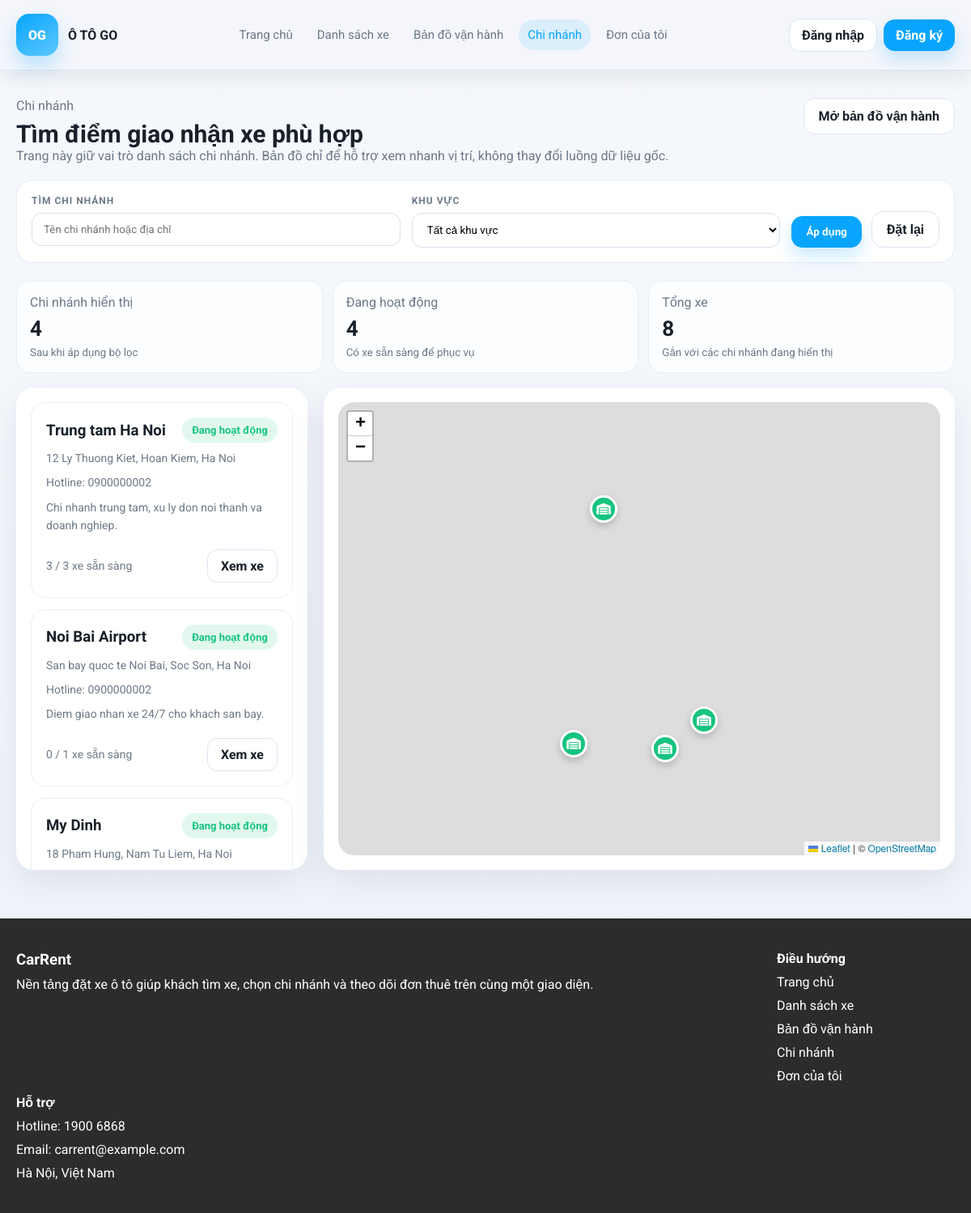
The page /index.php?chuyen_trang=chiNhanh on the database its author committed.
### tables this page shows
CREATE TABLE chi_nhanh (
    id INT AUTO_INCREMENT PRIMARY KEY,
    nguoi_cho_thue_id INT NOT NULL,
    ten_chi_nhanh VARCHAR(150) NOT NULL,
    dia_chi VARCHAR(255) NOT NULL,
    vi_do DECIMAL(10,7) NOT NULL,
    kinh_do DECIMAL(10,7) NOT NULL,
    mo_ta TEXT,
    created_at DATETIME DEFAULT CURRENT_TIMESTAMP,
    CONSTRAINT fk_chi_nhanh_nguoi_cho_thue FOREIGN KEY (nguoi_cho_thue_id) REFERENCES nguoi_dung(id) ON DELETE CASCADE
);

CREATE TABLE nguoi_dung (
    id INT AUTO_INCREMENT PRIMARY KEY,
    ho_ten VARCHAR(150) NOT NULL,
    email VARCHAR(150) NOT NULL UNIQUE,
    mat_khau VARCHAR(255) NOT NULL,
    so_dien_thoai VARCHAR(20) DEFAULT NULL,
    dia_chi VARCHAR(255) DEFAULT NULL,
    cccd VARCHAR(20) DEFAULT NULL,
    vai_tro ENUM('admin', 'nguoi_cho_thue', 'khach_hang') NOT NULL DEFAULT 'khach_hang',
    created_at DATETIME DEFAULT CURRENT_TIMESTAMP
);

### includes/bootstrap.php (called while the page is built, shortened)
<?php
function esc($value)
{
    return htmlspecialchars((string) $value, ENT_QUOTES, "UTF-8");
}
?>

### branches/chiNhanh.php (the view, shortened to what this page needs)
<?php
$tuKhoaChiNhanh = trim($_GET["q"] ?? "");
$sqlChiNhanh = "SELECT
        c.*,
        n.so_dien_thoai,
        COUNT(x.id) AS tong_xe,
        SUM(CASE WHEN x.trang_thai = 'san_sang' THEN 1 ELSE 0 END) AS xe_san_sang
    FROM chi_nhanh c
    LEFT JOIN nguoi_dung n ON c.nguoi_cho_thue_id = n.id
    LEFT JOIN xe x ON x.chi_nhanh_id = c.id
    GROUP BY c.id
    ORDER BY c.id ASC";
$ketQuaChiNhanh = mysqli_query($conn, $sqlChiNhanh);
$danhSachChiNhanh = [];
$soChiNhanhHoatDong = 0;
$tongXeTheoLoc = 0;
while ($dongChiNhanh = mysqli_fetch_assoc($ketQuaChiNhanh)) {
    $tachDiaChi = array_values(array_filter(array_map("trim", explode(",", (string) $dongChiNhanh["dia_chi"]))));
    $khuVuc = $tachDiaChi ? $tachDiaChi[count($tachDiaChi) - 1] : "";
    $trangThai = (int) $dongChiNhanh["tong_xe"] > 0 ? "dang_hoat_dong" : "tam_ngung";
    $tenTrangThai = $trangThai;
    $mauTrangThai = "mau-xanh";
    if ($trangThai === "dang_hoat_dong") {
        $tenTrangThai = "Đang hoạt động";
        $mauTrangThai = "mau-xanh";
    } elseif ($trangThai === "tam_ngung") {
        $tenTrangThai = "Tạm ngưng";
        $mauTrangThai = "mau-xam";
    }
    if ($trangThai === "dang_hoat_dong") {
        $soChiNhanhHoatDong++;
    }
    $tongXeTheoLoc += (int) $dongChiNhanh["tong_xe"];
    $danhSachChiNhanh[] = [
        "id" => (int) $dongChiNhanh["id"],
        "ten" => $dongChiNhanh["ten_chi_nhanh"],
        "dia_chi" => $dongChiNhanh["dia_chi"],
        "mo_ta" => $dongChiNhanh["mo_ta"] ?? "",
        "so_dien_thoai" => $dongChiNhanh["so_dien_thoai"] ?? "",
        "vi_do" => $dongChiNhanh["vi_do"],
        "kinh_do" => $dongChiNhanh["kinh_do"],
        "khu_vuc" => $khuVuc,
        "trang_thai" => $trangThai,
        "nhan_trang_thai" => $tenTrangThai,
        "mau_trang_thai" => $mauTrangThai,
        "tong_xe" => (int) $dongChiNhanh["tong_xe"],
        "xe_san_sang" => (int) $dongChiNhanh["xe_san_sang"],
    ];
}
?>
<section class="khung-trang-chi-nhanh">
    <div class="main__content">
        <div class="dau-muc-chi-nhanh">
            <div>
                <p>Chi nhánh</p>
                <h2>Tìm điểm giao nhận xe phù hợp</h2>
                <p>Trang này giữ vai trò danh sách chi nhánh. Bản đồ chỉ để hỗ trợ xem nhanh vị trí, không thay đổi luồng dữ liệu gốc.</p>
            </div>
            <a class="nut-ban-do-chi-nhanh" href="./index.php?chuyen_trang=banDoVanHanh">Mở bản đồ vận hành</a>
        </div>
        <form class="hop-loc-chi-nhanh" method="get">
            <div class="o-loc-chi-nhanh">
                <label>Tìm chi nhánh</label>
                <input type="text" name="q" value="<?php echo esc($tuKhoaChiNhanh); ?>" placeholder="Tên chi nhánh hoặc địa chỉ">
            </div>
            <div class="o-loc-chi-nhanh">
                <label>Khu vực</label>
                <select name="khu_vuc">
                    <option value="">Tất cả khu vực</option>
                </select>
            </div>
            <div class="cum-nut-loc-chi-nhanh">
                <button class="nut-ap-dung-chi-nhanh" type="submit">Áp dụng</button>
                <a class="nut-dat-lai-chi-nhanh" href="./index.php?chuyen_trang=chiNhanh">Đặt lại</a>
            </div>
        </form>
        <div class="cum-thong-ke-chi-nhanh">
            <article class="o-thong-ke-chi-nhanh">
                <span>Chi nhánh hiển thị</span>
                <strong><?php echo esc(count($danhSachChiNhanh)); ?></strong>
                <small style="color: var(--muted-color);">Sau khi áp dụng bộ lọc</small>
            </article>
            <article class="o-thong-ke-chi-nhanh">
                <span>Đang hoạt động</span>
                <strong><?php echo esc($soChiNhanhHoatDong); ?></strong>
                <small style="color: var(--muted-color);">Có xe sẵn sàng để phục vụ</small>
            </article>
            <article class="o-thong-ke-chi-nhanh">
                <span>Tổng xe</span>
                <strong><?php echo esc($tongXeTheoLoc); ?></strong>
                <small style="color: var(--muted-color);">Gắn với các chi nhánh đang hiển thị</small>
            </article>
        </div>
        <div class="khung-noi-dung-chi-nhanh">
            <div class="cot-danh-sach-chi-nhanh">
                <?php if (!$danhSachChiNhanh): ?>
                    <div class="ghi-chu-trong">Không tìm thấy chi nhánh phù hợp.</div>
                <?php else: ?>
                    <?php foreach ($danhSachChiNhanh as $dongChiNhanh): ?>
                        <article
                            class="the-chi-nhanh"
                            data-chi-nhanh-map="1"
                            <?php if ($dongChiNhanh["vi_do"] !== null && $dongChiNhanh["kinh_do"] !== null): ?>
                                data-lat="<?php echo esc($dongChiNhanh["vi_do"]); ?>"
                                data-lng="<?php echo esc($dongChiNhanh["kinh_do"]); ?>"
                                data-title="<?php echo esc($dongChiNhanh["ten"]); ?>"
                                data-address="<?php echo esc($dongChiNhanh["dia_chi"]); ?>"
                            <?php endif; ?>
                        >
                            <div class="dong-ten-chi-nhanh">
                                <h3><?php echo esc($dongChiNhanh["ten"]); ?></h3>
                                <span class="nhan-trang-thai-chi-nhanh <?php echo esc($dongChiNhanh["mau_trang_thai"]); ?>"><?php echo esc($dongChiNhanh["nhan_trang_thai"]); ?></span>
                            </div>
                            <div class="dong-phu-chi-nhanh"><?php echo esc($dongChiNhanh["dia_chi"]); ?></div>
                            <?php if ($dongChiNhanh["so_dien_thoai"] !== ""): ?>
                                <div class="dong-phu-chi-nhanh">Hotline: <?php echo esc($dongChiNhanh["so_dien_thoai"]); ?></div>
                            <?php endif; ?>
                            <div class="dong-phu-chi-nhanh"><?php echo esc($dongChiNhanh["mo_ta"] ?: "Chi nhánh giao nhận xe trong hệ thống."); ?></div>
                            <div class="chan-the-chi-nhanh">
                                <span class="dong-phu-chi-nhanh" style="margin-top:0;"><?php echo esc($dongChiNhanh["xe_san_sang"]); ?> / <?php echo esc($dongChiNhanh["tong_xe"]); ?> xe sẵn sàng</span>
                                <a class="nut-xem-xe-chi-nhanh" href="./index.php?chuyen_trang=danhSachXe&chi_nhanh_id=<?php echo (int) $dongChiNhanh["id"]; ?>">Xem xe</a>
                            </div>
                        </article>
                    <?php endforeach; ?>
                <?php endif; ?>
            </div>
            <div class="cot-ban-do-chi-nhanh">
                <?php if ($danhSachChiNhanh): ?>
                    <div id="branchMap"></div>
                <?php else: ?>
                    <div class="ghi-chu-trong">Không có dữ liệu chi nhánh để hiển thị trên bản đồ.</div>
                <?php endif; ?>
            </div>
        </div>
    </div>
</section>

### assets/css/style.css (style rules this page uses)
:root { --primary-color: #07a5fe; --primary-dark: #0588d0; --dark-color: #2c2c2c; --bg-color: #f4f6fb; --card-color: #ffffff; --line-color: #dfe5f0; --text-color: #18202a; --muted-color: #6d7988; --warning-color: #ff9f43; --success-color: #16c47f; --danger-color: #ff5f5f; --info-color: #3a86ff; }
* { box-sizing: border-box; }
html { scroll-behavior: smooth; }
body { margin: 0; font-family: "Roboto", sans-serif; background: linear-gradient(180deg, #f6f8fc 0%, #edf2f9 100%); color: var(--text-color); }
a { color: inherit; text-decoration: none; }
button, input, select, textarea { font-family: inherit; }
button { border: 0; cursor: pointer; }
.main__content { width: min(1180px, calc(100vw - 40px)); margin: 0 auto; }
.leaflet-container { cursor: grab; user-select: none; }
.leaflet-container:active, .leaflet-grab, .leaflet-dragging .leaflet-container { cursor: grabbing; }

### includes/header.php (style rules this page uses)
:root { --primary-color: #07a5fe; --primary-dark: #0588d0; --dark-color: #2c2c2c; --bg-color: #f4f6fb; --card-color: #ffffff; --line-color: #dfe5f0; --text-color: #18202a; --muted-color: #6d7988; --warning-color: #ff9f43; --success-color: #16c47f; --danger-color: #ff5f5f; --info-color: #3a86ff; }
* { box-sizing: border-box; }
html { scroll-behavior: smooth; }
body { margin: 0; font-family: "Roboto", sans-serif; background: linear-gradient(180deg, #f6f8fc 0%, #edf2f9 100%); color: var(--text-color); }
a { color: inherit; text-decoration: none; }
button, input, select, textarea { font-family: inherit; }
button { border: 0; cursor: pointer; }
.main__content { width: min(1180px, calc(100vw - 40px)); margin: 0 auto; }

### rows shown on the page
chi_nhanh: ten_chi_nhanh "Trung tam Ha Noi", nhan_trang_thai "Đang hoạt động", dia_chi "12 Ly Thuong Kiet, Hoan Kiem, Ha Noi", nguoi_cho_thue.so_dien_thoai "0900000002", mo_ta "Chi nhanh trung tam, xu ly don noi thanh va doanh nghiep.", xe_san_sang "3", tong_xe "3"
chi_nhanh: ten_chi_nhanh "Noi Bai Airport", nhan_trang_thai "Đang hoạt động", dia_chi "San bay quoc te Noi Bai, Soc Son, Ha Noi", nguoi_cho_thue.so_dien_thoai "0900000002", mo_ta "Diem giao nhan xe 24/7 cho khach san bay.", xe_san_sang "0", tong_xe "1"
chi_nhanh: ten_chi_nhanh "My Dinh", nhan_trang_thai "Đang hoạt động", dia_chi "18 Pham Hung, Nam Tu Liem, Ha Noi"

### other values the page prints
count($danhSachChiNhanh) "4"
$soChiNhanhHoatDong "4"
$tongXeTheoLoc "8"
